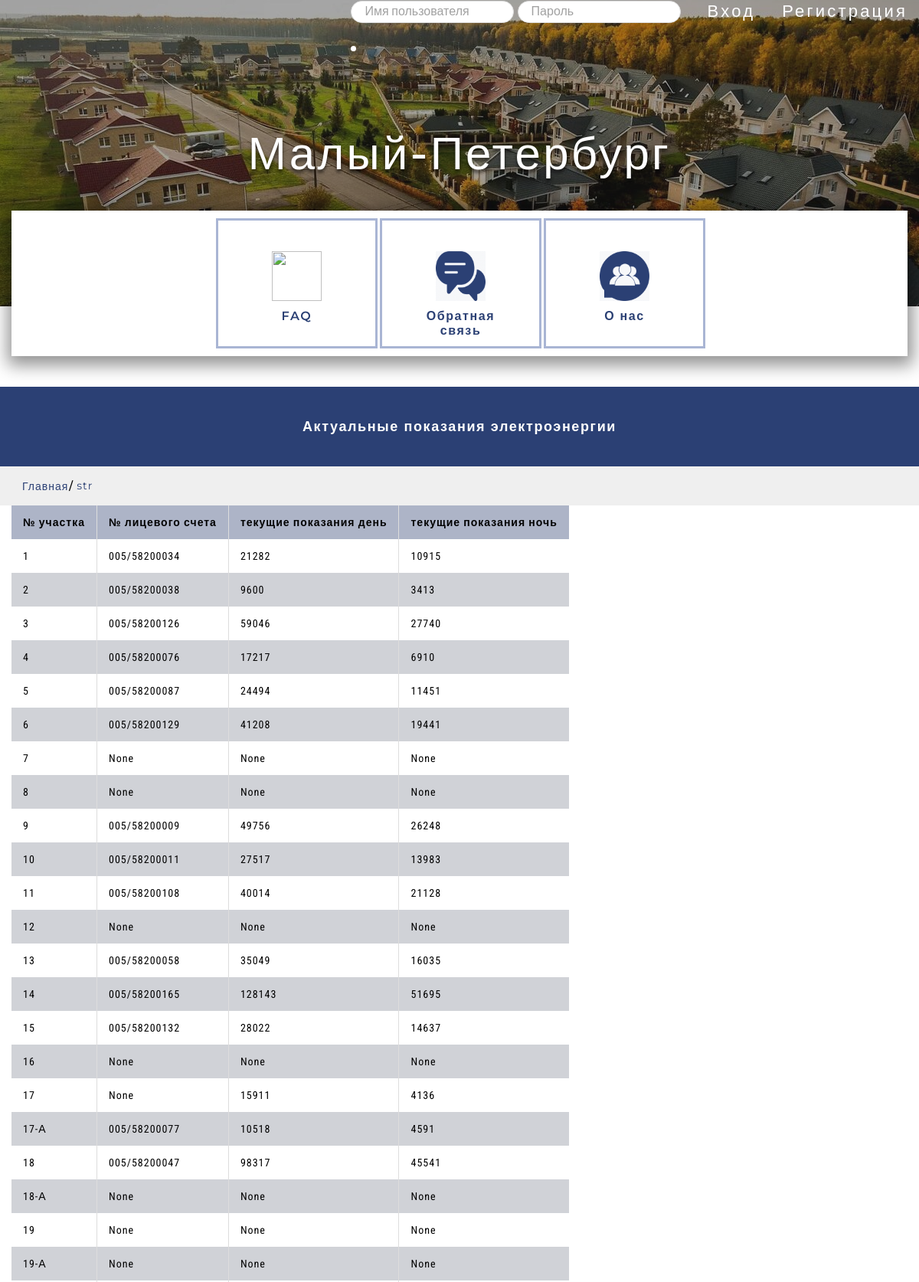
Screenshot of /electricity/ (upper part) with the database file from the repository.
### main_app/models.py (models this page shows)
class MeterReadings(models.Model):
    area_number = models.CharField(max_length=60, verbose_name='№ участка')
    personal_account = models.CharField(max_length=60, verbose_name='№ лицевого счета', blank=True, null=True)
    current_day = models.IntegerField(default=0, verbose_name='текущие показания день', blank=True, null=True)
    current_night = models.IntegerField(default=0, verbose_name='текущие показания ночь', blank=True, null=True)
    class Meta:
        verbose_name = 'Показания электро энергии'
        verbose_name_plural = 'Показания электро энергии'
        ordering = ['id']

### main_app/views.py (the view)
# urls.py: path('electricity/', views.ElectricityTableView.as_view(), name='electricity'),
class ElectricityTableView(View):
    def get(self, request):
        text = 'Актуальные показания электроэнергии'
        electricity = MeterReadings.objects.all()
        return render(request, 'pages/electricity.html', {'electricity': electricity, 'text': text, 'LoginForm': LoginForm})

### main_app/templatetags/my_tags.py (called while the page is built)
@register.filter
def to_class_name(value):
    print(dir(value.__class__.__name__))
    print(dir(value))
    return value.__class__.__name__

### main_app/templates/pages/electricity.html
{% extends 'base/base.html' %}
{% block elec_table %}
{% include 'components/electricity_table.html' %}
{% endblock %}

### main_app/templates/components/electricity_table.html
{% block elec_table %}
<main class="main">
        {% block breadcrumbs %}
        {% include 'components/breadcrumbs.html' %}
        {% endblock %}
        <div class="container">
            <table class="table">
                <thead>
                    <tr>
                        <th>№ участка</th>
                        <th>№ лицевого счета </th>
                        <th>текущие показания день</th>
                        <th>текущие показания ночь</th>
                    </tr>
                </thead>
                <tbody>
                    {% for i in electricity %}
                    <tr>
                        <td>{{i.area_number}}</td>
                        <td>{{i.personal_account}}</td>
                        <td>{{i.current_day}}</td>
                        <td>{{i.current_night}}</td>
                    </tr>
                    {% endfor %}
                </tbody>
            </table>
        </div>
</main>
{% endblock %}

### static/css/style.css (style rules this page uses)
html { box-sizing: border-box; }
*,*::after,*::before { box-sizing: inherit; }
body { font-family: 'Roboto Condensed', sans-serif; font-weight:400; font-size: 18px; line-height:24px; color:black; }
.container { max-width: 1230px; padding: 0 15px; margin: 0 auto; }
.menu__list-item--input-style { border: 1px solid #DFDFDF; padding: 6px 17px; border-radius:20px; margin-bottom:20px; }
.menu__list-item--input-style::placeholder { color: #A1A1A1; font-family: 'Roboto Condensed', sans-serif; font-weight:400; font-size:16px; line-height:27px; }
.main { min-height: 90vh; }
.table { border: none; font-family: 'Montserrat', sans-serif; letter-spacing:1px ; }
.table thead th { font-weight: bold; text-align: left; border: none; padding: 10px 15px; background: #adb4c7; font-size: 14px; border-left: 1px solid #ddd; border-right: 1px solid #ddd; font-family: 'Roboto Condensed', sans-serif; }
.table tbody td { text-align: left; border-left: 1px solid #ddd; border-right: 1px solid #ddd; padding: 10px 15px; font-size: 14px; vertical-align: top; font-weight: 400; font-family: 'Roboto Condensed', sans-serif; }
.table thead tr th:first-child, .table tbody tr td:first-child { border-left: none; }
.table thead tr th:last-child, .table tbody tr td:last-child { border-right: none; }
.table tbody tr:nth-child(even) { background: #d0d2d7; }

### rows the page displays
MeterReadings: area_number "1", personal_account "005/58200034", current_day "21282", current_night "10915"
MeterReadings: area_number "2", personal_account "005/58200038", current_day "9600", current_night "3413"
MeterReadings: area_number "3", personal_account "005/58200126", current_day "59046", current_night "27740"
MeterReadings: area_number "4", personal_account "005/58200076", current_day "17217", current_night "6910"
MeterReadings: area_number "5", personal_account "005/58200087", current_day "24494", current_night "11451"
MeterReadings: area_number "6", personal_account "005/58200129", current_day "41208", current_night "19441"
MeterReadings: area_number "7", personal_account "None", current_day "None", current_night "None"
MeterReadings: area_number "8", personal_account "None", current_day "None", current_night "None"
MeterReadings: area_number "9", personal_account "005/58200009", current_day "49756", current_night "26248"
MeterReadings: area_number "10", personal_account "005/58200011", current_day "27517", current_night "13983"
MeterReadings: area_number "11", personal_account "005/58200108", current_day "40014", current_night "21128"
MeterReadings: area_number "12", personal_account "None", current_day "None", current_night "None"
MeterReadings: area_number "13", personal_account "005/58200058", current_day "35049", current_night "16035"
MeterReadings: area_number "14", personal_account "005/58200165", current_day "128143", current_night "51695"
MeterReadings: area_number "15", personal_account "005/58200132", current_day "28022", current_night "14637"
MeterReadings: area_number "16", personal_account "None", current_day "None", current_night "None"
MeterReadings: area_number "17", personal_account "None", current_day "15911", current_night "4136"
MeterReadings: area_number "17-А", personal_account "005/58200077", current_day "10518", current_night "4591"
MeterReadings: area_number "18", personal_account "005/58200047", current_day "98317", current_night "45541"
MeterReadings: area_number "18-А", personal_account "None", current_day "None", current_night "None"
MeterReadings: area_number "19", personal_account "None", current_day "None", current_night "None"
MeterReadings: area_number "19-А", personal_account "None", current_day "None", current_night "None"

### other values shown
{{ text }} "Актуальные показания электроэнергии"
{{ obj | to_class_name }} "str"
